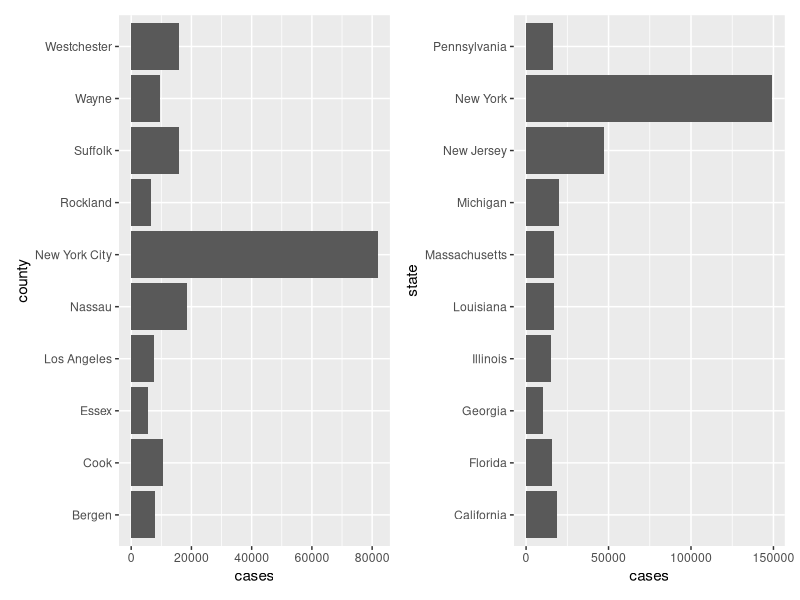

Here is the R script that generated this plot:
## ---- chunk 1
knitr::opts_chunk$set(echo = TRUE)
## ---- chunk 2
library(dplyr)
library(ggplot2)
library(patchwork)
## ---- chunk 3
counties <- read.csv("datafiles/us-counties.csv")
states <- read.csv("datafiles/us-states.csv")
## ---- chunk 4
toptencounties <- counties %>%
  filter(date == "2020-04-08") %>%
  arrange(desc(cases))
  
toptencounties <- toptencounties[1:10,]

toptenstates <- states %>%
  filter(date == "2020-04-08") %>%
  arrange(desc(cases))

toptenstates <- toptenstates[1:10,]
## ---- chunk 5
p1 <- ggplot(data = toptencounties, mapping = aes(x = county, y = cases)) +
  geom_bar(stat = "identity") +
  coord_flip()

p2 <- ggplot(data = toptenstates, mapping = aes(x = state, y = cases)) +
  geom_bar(stat = "identity") +
  coord_flip() 

p1 + p2
